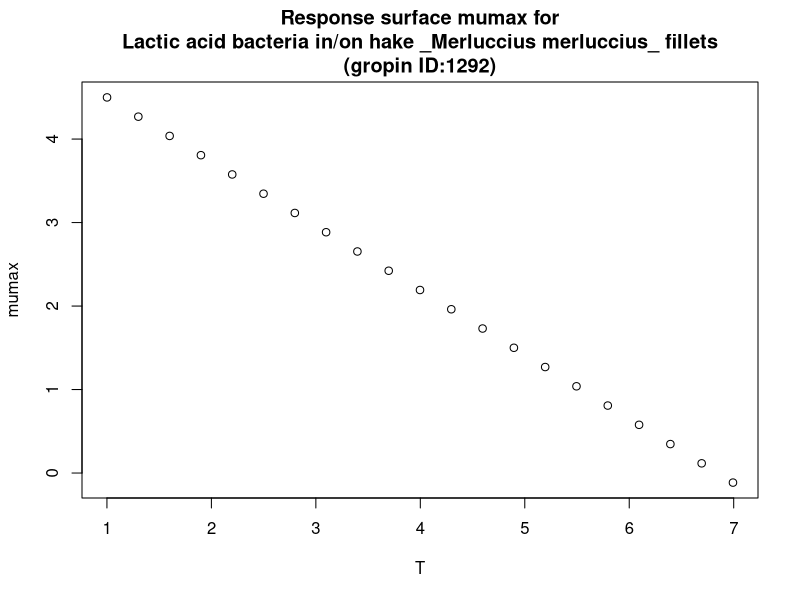

Recreate this plot in R.
#############################
# start of Parameter script
#############################
T <- seq(1.001,6.99300699300699,length.out=21)
#############################
# end of Parameter script
#############################
############################# 
# start of Model script Gropin ID 1292 
#############################
 
# constant coefficients for this model
 
variables <- data.frame(T)
argumentsPar <- expand.grid(variables)
 
# heart of the model
response_surface <- function(T) {
   mumax <-(-0.77*T+5.27)

return(mumax=mumax)
} 

# output parameters
responseSurface <- cbind(argumentsPar,response_surface(argumentsPar['T']))
colnames(responseSurface) <- c(colnames(argumentsPar),'mumax')
#############################
# End of Model script
#############################
############################# 
# start of Visualisation script Gropin ID 1292 
#############################
plot(T,responseSurface$'mumax',xlab='T',
                          ylab='mumax',main='Response surface mumax for
Lactic acid bacteria in/on hake _Merluccius merluccius_ fillets
(gropin ID:1292)')
#############################
# End of Visualisation script
#############################
